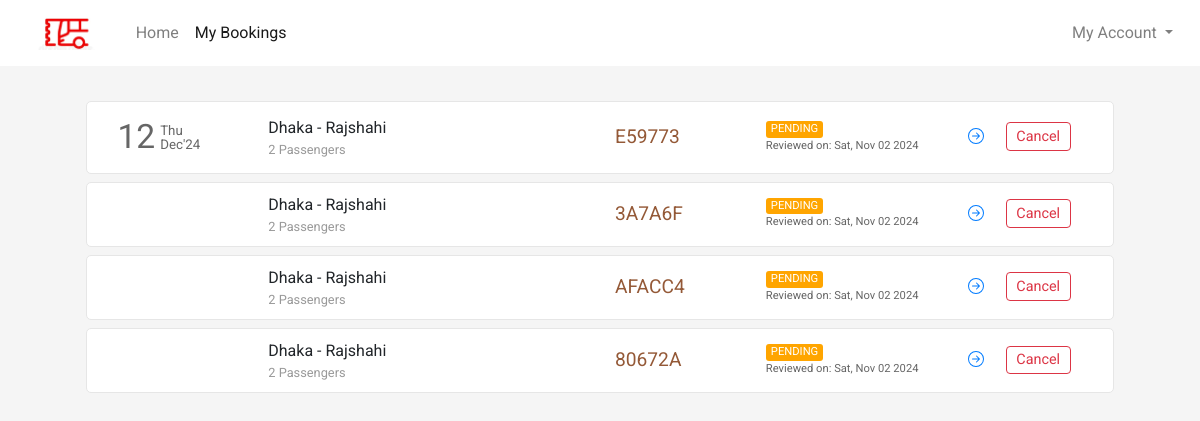
The app's page /bus/bookings (signed in), older data.
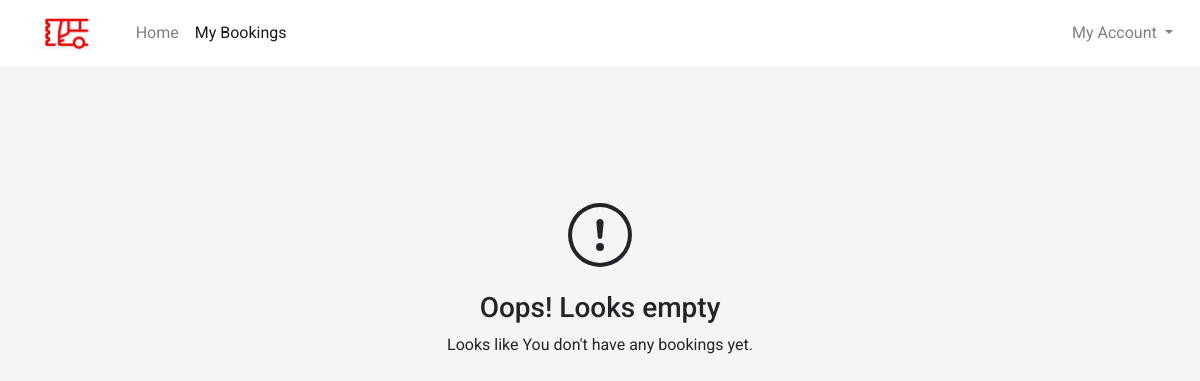
The same page, newer data.
### flight/models.py (models this page shows, shortened)
class Ticket(models.Model):
    user = models.ForeignKey(
        User, on_delete=models.CASCADE, related_name="bookings", blank=True, null=True
    )
    num_passenger = models.IntegerField(null=True)
    bus = models.ForeignKey(
        Bus, on_delete=models.CASCADE, related_name="tickets", blank=True, null=True
    )
    ref_no = models.CharField(max_length=10, blank=True)
    seats = models.ManyToManyField(Seat, related_name="tickets")
    bus_date = models.DateTimeField(blank=True, null=True)
    bus_fare = models.FloatField(blank=True, null=True)
    other_charges = models.FloatField(blank=True, null=True)
    coupon_used = models.ForeignKey(
        Coupon, on_delete=models.CASCADE, related_name="tickets", blank=True, null=True
    )
    total_fare = models.FloatField(blank=True, null=True)
    seat_class = models.CharField(max_length=20, choices=SEAT_CLASS)
    booking_date = models.DateTimeField(default=timezone.now)
    mobile = models.CharField(max_length=20, blank=True)
    email = models.EmailField(max_length=45, blank=True)
    status = models.CharField(max_length=45, choices=TICKET_STATUS)

class Bus(models.Model):
    origin = models.ForeignKey(
        Place, on_delete=models.CASCADE, related_name="departures"
    )
    destination = models.ForeignKey(
        Place, on_delete=models.CASCADE, related_name="arrivals"
    )
    depart_time = models.TimeField(auto_now=False, auto_now_add=False)
    depart_day = models.ManyToManyField(Week, related_name="bus_of_the_day")
    seat_class = models.CharField(max_length=20, choices=SEAT_CLASS)
    fare = models.FloatField()

class Place(models.Model):
    city = models.CharField(max_length=64)
    code = models.CharField(max_length=3)

### flight/views.py (the view)
# urls.py: path("bus/bookings", views.bookings, name="bookings"),
def bookings(request):
    if request.user.is_authenticated:
        tickets = Ticket.objects.filter(user=request.user).order_by("-booking_date")
        return render(
            request, "flight/bookings.html", {"page": "bookings", "tickets": tickets}
        )
    else:
        return HttpResponseRedirect(reverse("login"))

### flight/templates/flight/bookings.html (shortened to what this page needs)
{% extends 'flight/layout.html' %}
{% load static %}
{% block head %}
    <link rel="stylesheet" href="{% static 'css/bookings_style.css' %}">
{% endblock head %}
{% block body %}
    <section class="section section1">
        <div class="container">
            {% if tickets %}
                {% for ticket in tickets %}
                    <div class="row each-booking-div" id="{{ticket.ref_no}}">
                        <div class="col-2" style="display: flex;">
                            <div style="display: flex; color: #666666; margin-top: auto;">
                                <div>
                                    <span style="font-size: 2.1em;">{{ticket.bus_date | date:"d"}}</span>
                                </div>
                                <div style="font-size: smaller; display: flex; margin: auto 0; padding-left: 5px; line-height: 1em;">
                                    <div style="margin: auto;">
                                        <div style="margin-bottom: 1px;">{{ticket.bus_date | date:"D"}}</div>
                                        <div style="margin-top: 1px;">{{ticket.bus_date | date:"M'y"}}</div>
                                    </div>
                                </div>
                            </div>
                        </div>
                        <div class="col-4 middle-div">
                            <div style="width:100%">
                                <div class="row places-div" style=" display: flex;">
                                    <div style="max-width: 45%;">{{ticket.bus.origin.city}}</div>
                                    <div>&nbsp;-&nbsp;</div>
                                    <div style="max-width: 45%;">{{ticket.bus.destination.city}}</div>
                                </div>
                                <div class="row places-div" style="font-size: .8em; color: #999999; ">
                                    <div style="max-width: 100%;">{{ticket.num_passenger}} Passengers</div>
                                </div>
                            </div>
                        </div>
                        <div class="col-2 middle-div">
                            <div style="font-size: 1.2em; color: #945937;">{{ticket.ref_no}}</div>
                        </div>
                        <div class="col-2 middle-div">
                            <div>
                                <div class="row status-div">
                                    {% if ticket.status == 'PENDING' %}
                                        <div class="orange">{{ticket.status}}</div>
                                    {% endif %}
                                </div>
                                <div class="row booking-date-div" style="font-size: .7em; color: #666;">
                                    {% if ticket.status == 'PENDING' %}
                                        Reviewed on: {{ticket.booking_date | date:"D, M d Y"}}
                                    {% endif %}
                                </div>
                            </div>
                        </div>
                        <div class="col-2 last-div">
                            <div>
                                <div class="ticket-action-div">
                                    {% if ticket.status == 'PENDING' %}
                                        <form action="{% url 'resumebooking' %}" method="POST">
                                            <button type="submit" class="btn btn-outline-primary btnp rbtn">
                                            </button>
                                        </form>
                                        <button type="button" class="btn btn-outline-danger btnp cbtn" data-ref="{{ticket.ref_no}}" onclick="popup(this)">Cancel</button>
                                    {% endif %}
                                </div>
                            </div>
                        </div>
                    </div>
                {% endfor %}
            {% else %}
                <div style="height: 100%; width:100%; padding: 10%;">
                    <div style="text-align: center; margin: auto;">
                        <br><br>
                        <h3>Oops! Looks empty</h3>
                        <p>
                            Looks like You don't have any bookings yet.
                        </p>
                    </div>
                </div>
            {% endif %}
        </div>
    </section>
{% endblock %}

### flight/templates/flight/layout.html (shortened to what this page needs)
{% load static %}
<!DOCTYPE html>
<html lang="en">
<head>
  <link rel="stylesheet" href="https://stackpath.bootstrapcdn.com/bootstrap/4.4.1/css/bootstrap.min.css">
  <link rel="stylesheet" href="https://use.typekit.net/cav5lva.css">
  <link rel="stylesheet" href="{% static 'css/layout_style.css' %}">
  {% block head %}
  {% endblock %}
</head>
<body>
  <div class="container-fluid">
    <nav class="navbar navbar-expand-lg navbar-light">
      <a class="navbar-brand" href="{% url 'index' %}">
          <img src="{% static 'img/icon_logo1.png' %}" height="34" alt="">
      </a>
      <div class="collapse navbar-collapse" id="navbarSupportedContent">
        <ul class="navbar-nav mr-auto">
          <li class="nav-item {% if not page %}active{% endif %}">
            <a class="nav-link" href="{% url 'index' %}">Home</a>
          </li>
          <li class="nav-item {% if page == 'bookings' %}active{% endif %}">
            <a class="nav-link" href="{% url 'bookings' %}">My Bookings</a>
          </li>
        </ul>
        <ul class="navbar-nav">
          {% if not user.is_authenticated %}
            <li class="nav-item">
              <button class="btn btn-outline-danger" style="border-radius: 25rem;" onclick="window.location.href = '/login';">
                <svg width="1.1em" height="1.1em" viewBox="0 1.5 16 16" class="bi bi-person-fill" fill="currentColor" xmlns="http://www.w3.org/2000/svg">
                  <path fill-rule="evenodd" d="M3 14s-1 0-1-1 1-4 6-4 6 3 6 4-1 1-1 1H3zm5-6a3 3 0 1 0 0-6 3 3 0 0 0 0 6z"/>
                </svg>
                Login
              </button>
            </li>
          {% else %}
            <li class="nav-item dropdown my-account">
              <a class="nav-link dropdown-toggle" href="#" id="navbarDropdown" role="button" data-toggle="dropdown" aria-haspopup="true" aria-expanded="false">
                My Account
              </a>
            </li>
          {% endif %}
        </ul>
      </div>
    </nav>
    <main>
      {% block body %}{% endblock %}
    </main>
  </div>
</body>
</html>

### flight/static/css/layout_style.css (style rules this page uses)
body { margin: 0px; padding: 0px; font-family: "Rubik", sans-serif; font-weight: normal; font-style: normal; min-width: 250px; }
.container-fluid { padding-left: 0px; padding-right: 0px; }
.navbar { padding: 0.7rem 1.2rem; background-color: #fff; transition-duration: 0.2s; }
.section { background-size: cover; background-position: center; background-repeat: no-repeat; padding: 30px 50px; min-height: 100vh; }

### flight/static/css/bookings_style.css (style rules this page uses)
* { font-family: 'Roboto', sans-serif; }
body { background-color: #f5f5f5; word-wrap: break-word; }
.container { cursor: pointer; }

Row changes from the older to the newer data that the page shows:
removed Ticket: bus_date "12", bus_date "Thu", bus_date "Dec'24", bus.origin.city "Dhaka", bus.destination.city "Rajshahi", num_passenger "2", ref_no "E59773", status "PENDING", booking_date "Sat, Nov 02 2024"
removed Ticket: bus.origin.city "Dhaka", bus.destination.city "Rajshahi", num_passenger "2", ref_no "3A7A6F", status "PENDING", booking_date "Sat, Nov 02 2024"
removed Ticket: bus.origin.city "Dhaka", bus.destination.city "Rajshahi", num_passenger "2", ref_no "AFACC4", status "PENDING", booking_date "Sat, Nov 02 2024"
removed Ticket: bus.origin.city "Dhaka", bus.destination.city "Rajshahi", num_passenger "2", ref_no "80672A", status "PENDING", booking_date "Sat, Nov 02 2024"
Text that changed along with them:
text now shown: "Oops! Looks empty Looks like You don't have any bookings yet."
